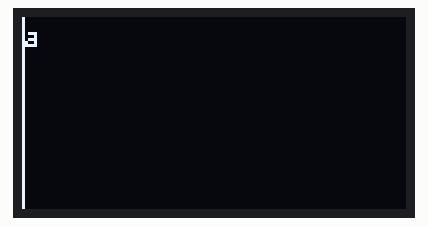
Recording of a sketch running on a simulated ESP32. Parts: 128×64 one-colour display.

Above: at 5.1 s.
At 10.4 s:
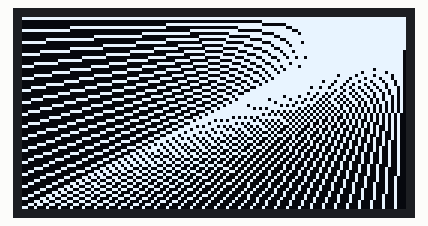
At 12.1 s:
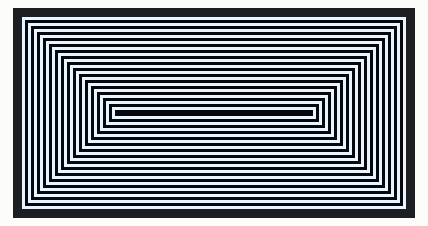
At 13.3 s:
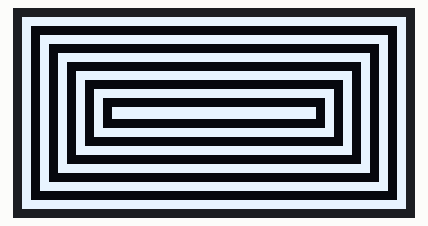
At 16.8 s:
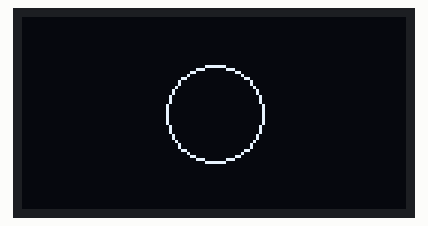
At 22.9 s:
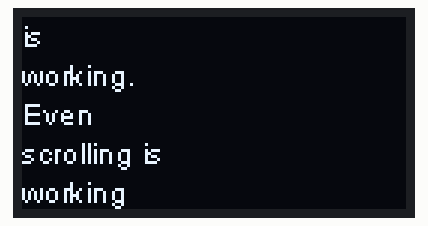

Measured:
- what the display in image 1 shows lasts 1.2 s, from 10.4 s to 11.6 s
- what the display in image 2 shows lasts 1.0 s, from 12.0 s to 13.0 s

The sketch:

SSD1306DrawingDemo.ino
```cpp
// (licence header left out)
 // Include the correct display library
 // For a connection via I2C using Wire include
 #include <Wire.h>  // Only needed for Arduino 1.6.5 and earlier
#include "SSD1306Wire.h" // legacy include: `#include "SSD1306.h"`
 // or #include "SH1106Wire.h", legacy include: `#include "SH1106.h"`
 // For a connection via I2C using brzo_i2c (must be installed) include
 // #include <brzo_i2c.h> // Only needed for Arduino 1.6.5 and earlier
 // #include "SSD1306Brzo.h"
 // #include "SH1106Brzo.h"
 // For a connection via SPI include
 // #include <SPI.h> // Only needed for Arduino 1.6.5 and earlier
 // #include "SSD1306Spi.h"
 // #include "SH1106SPi.h"

 // Use the corresponding display class:

 // Initialize the OLED display using SPI
 // D5 -> CLK
 // D7 -> MOSI (DOUT)
 // D0 -> RES
 // D2 -> DC
 // D8 -> CS
 // SSD1306Spi        display(D0, D2, D8);
 // or
 // SH1106Spi         display(D0, D2);

 // Initialize the OLED display using brzo_i2c
 // D3 -> SDA
 // D5 -> SCL
 // SSD1306Brzo display(0x3c, D3, D5);
 // or
 // SH1106Brzo  display(0x3c, D3, D5);

 // Initialize the OLED display using Wire library
 SSD1306Wire  display(0x3c, 21, 22);
 // SH1106 display(0x3c, D3, D5);

// Adapted from Adafruit_SSD1306
void drawLines() {
  for (int16_t i=0; i<display.getWidth(); i+=4) {
    display.drawLine(0, 0, i, display.getHeight()-1);
    display.display();
    delay(10);
  }
  for (int16_t i=0; i<display.getHeight(); i+=4) {
    display.drawLine(0, 0, display.getWidth()-1, i);
    display.display();
    delay(10);
  }
  delay(250);

  display.clear();
  for (int16_t i=0; i<display.getWidth(); i+=4) {
    display.drawLine(0, display.getHeight()-1, i, 0);
    display.display();
    delay(10);
  }
  for (int16_t i=display.getHeight()-1; i>=0; i-=4) {
    display.drawLine(0, display.getHeight()-1, display.getWidth()-1, i);
    display.display();
    delay(10);
  }
  delay(250);

  display.clear();
  for (int16_t i=display.getWidth()-1; i>=0; i-=4) {
    display.drawLine(display.getWidth()-1, display.getHeight()-1, i, 0);
    display.display();
    delay(10);
  }
  for (int16_t i=display.getHeight()-1; i>=0; i-=4) {
    display.drawLine(display.getWidth()-1, display.getHeight()-1, 0, i);
    display.display();
    delay(10);
  }
  delay(250);
  display.clear();
  for (int16_t i=0; i<display.getHeight(); i+=4) {
    display.drawLine(display.getWidth()-1, 0, 0, i);
    display.display();
    delay(10);
  }
  for (int16_t i=0; i<display.getWidth(); i+=4) {
    display.drawLine(display.getWidth()-1, 0, i, display.getHeight()-1);
    display.display();
    delay(10);
  }
  delay(250);
}

// Adapted from Adafruit_SSD1306
void drawRect(void) {
  for (int16_t i=0; i<display.getHeight()/2; i+=2) {
    display.drawRect(i, i, display.getWidth()-2*i, display.getHeight()-2*i);
    display.display();
    delay(10);
  }
}

// Adapted from Adafruit_SSD1306
void fillRect(void) {
  uint8_t color = 1;
  for (int16_t i=0; i<display.getHeight()/2; i+=3) {
    display.setColor((color % 2 == 0) ? BLACK : WHITE); // alternate colors
    display.fillRect(i, i, display.getWidth() - i*2, display.getHeight() - i*2);
    display.display();
    delay(10);
    color++;
  }
  // Reset back to WHITE
  display.setColor(WHITE);
}

// Adapted from Adafruit_SSD1306
void drawCircle(void) {
  for (int16_t i=0; i<display.getHeight(); i+=2) {
    display.drawCircle(display.getWidth()/2, display.getHeight()/2, i);
    display.display();
    delay(10);
  }
  delay(1000);
  display.clear();

  // This will draw the part of the circel in quadrant 1
  // Quadrants are numberd like this:
  //   0010 | 0001
  //  ------|-----
  //   0100 | 1000
  //
  display.drawCircleQuads(display.getWidth()/2, display.getHeight()/2, display.getHeight()/4, 0b00000001);
  display.display();
  delay(200);
  display.drawCircleQuads(display.getWidth()/2, display.getHeight()/2, display.getHeight()/4, 0b00000011);
  display.display();
  delay(200);
  display.drawCircleQuads(display.getWidth()/2, display.getHeight()/2, display.getHeight()/4, 0b00000111);
  display.display();
  delay(200);
  display.drawCircleQuads(display.getWidth()/2, display.getHeight()/2, display.getHeight()/4, 0b00001111);
  display.display();
}

void printBuffer(void) {
  // Initialize the log buffer
  // allocate memory to store 8 lines of text and 30 chars per line.
  display.setLogBuffer(5, 30);

  // Some test data
  const char* test[] = {
      "Helloasdf",
      "World" ,
      "----",
      "Show off",
      "how",
      "the log buffer",
      "is",
      "working.",
      "Even",
      "scrolling is",
      "working"
  };

  for (uint8_t i = 0; i < 11; i++) {
    display.clear();
    // Print to the screen
    display.println(test[i]);
    // Draw it to the internal screen buffer
    display.drawLogBuffer(0, 0);
    // Display it on the screen
    display.display();
    delay(500);
  }
}

void setup() {
  display.init();

  // display.flipScreenVertically();

  display.setContrast(255);
  display.setLogBuffer(5, 30);
  const char* asdf={"asdf"};
  display.println(asdf[0]);
  display.drawLogBuffer(0, 0);
  display.display();
  delay(5000);
  drawLines();
  delay(1000);
  display.clear();

  drawRect();
  delay(1000);
  display.clear();

  fillRect();
  delay(1000);
  display.clear();

  drawCircle();
  delay(1000);
  display.clear();

  printBuffer();
  delay(1000);
  display.clear();
}

void loop() { }
```
